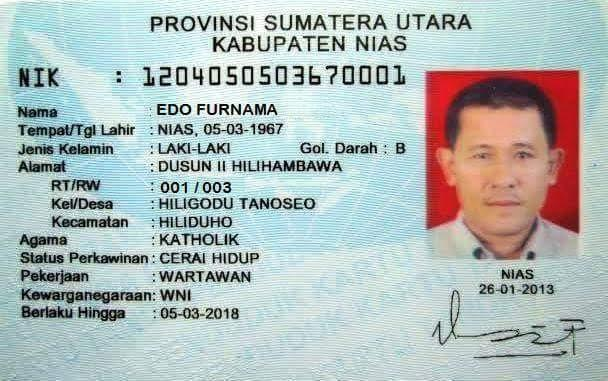
#> input picture KTP-OCR/ktpocr/dataset/ktp5.png, 608 x 381 px
$ python ocr.py
#> lines starting #> are read from the running program, lines starting #| are printed output that depends on the picture
#LEGACY VERSION

import cv2
import numpy as np
import pytesseract
import matplotlib.pyplot as plt
from PIL import Image

## (1) Read
img = cv2.imread("ktpocr/dataset/ktp5.png")
#> img is the input picture: shape (381, 608, 3); mean B, G, R 185.7, 187.1, 176.6
gray = cv2.cvtColor(img, cv2.COLOR_BGR2GRAY)
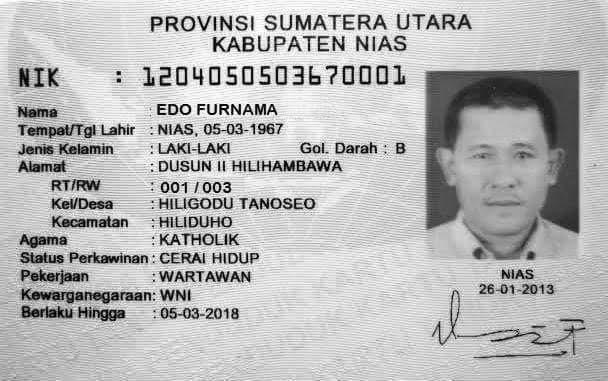
#> gray: shape (381, 608); min 0, max 255, mean 183.8

## (2) Threshold
th, threshed = cv2.threshold(gray, 127, 255, cv2.THRESH_TRUNC)
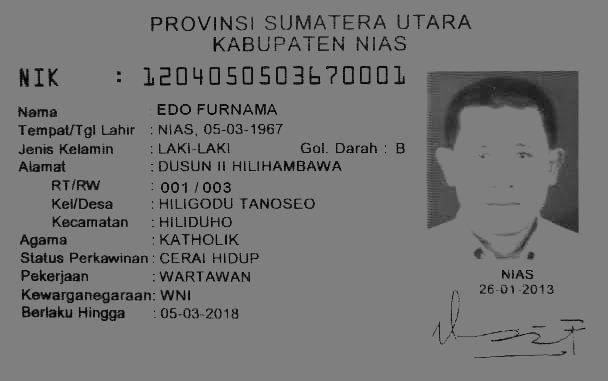
#> threshed: shape (381, 608); min 0, max 127, mean 117.8

## (3) Detect
pytesseract.pytesseract.tesseract_cmd = r"C:\Program Files\Tesseract-OCR\tesseract.exe"
custom_config = r'--oem 1 --psm 6'
#> (the run stopped early here; a loop or call above may not have finished)

$ run again, with KTP-OCR/ktpocr/dataset/ktp1.png copied over KTP-OCR/ktpocr/dataset/ktp5.png
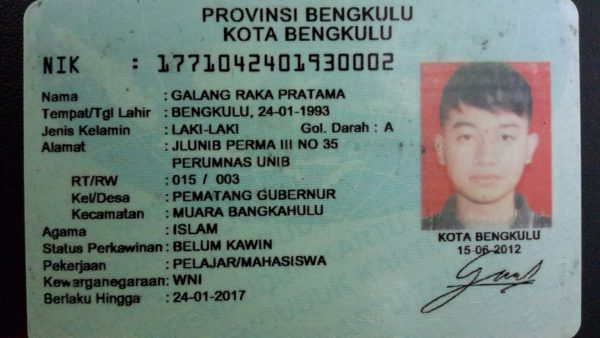
#> input picture KTP-OCR/ktpocr/dataset/ktp1.png, 600 x 338 px
#> img is the input picture: shape (338, 600, 3); mean B, G, R 119.3, 125.2, 109.7
#> `gray = cv2.cvtColor(img, cv2.COLOR_BGR2GRAY)`:
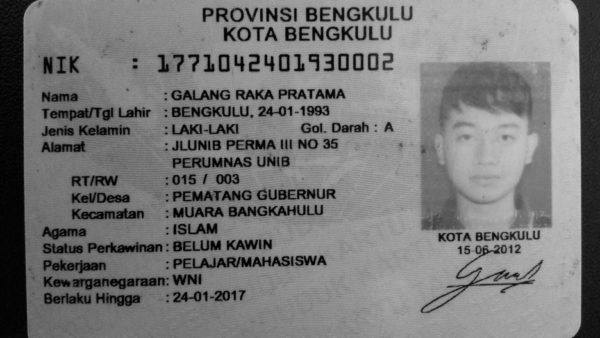
#> gray: shape (338, 600); min 0, max 215, mean 119.9
#> `th, threshed = cv2.threshold(gray, 127, 255, cv2.THRESH_TRUNC)`:
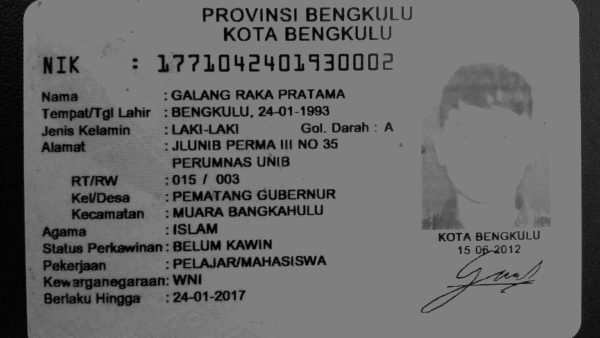
#> threshed: shape (338, 600); min 0, max 127, mean 105.8

$ run again, with KTP-OCR/ktpocr/dataset/ktp2.png copied over KTP-OCR/ktpocr/dataset/ktp5.png
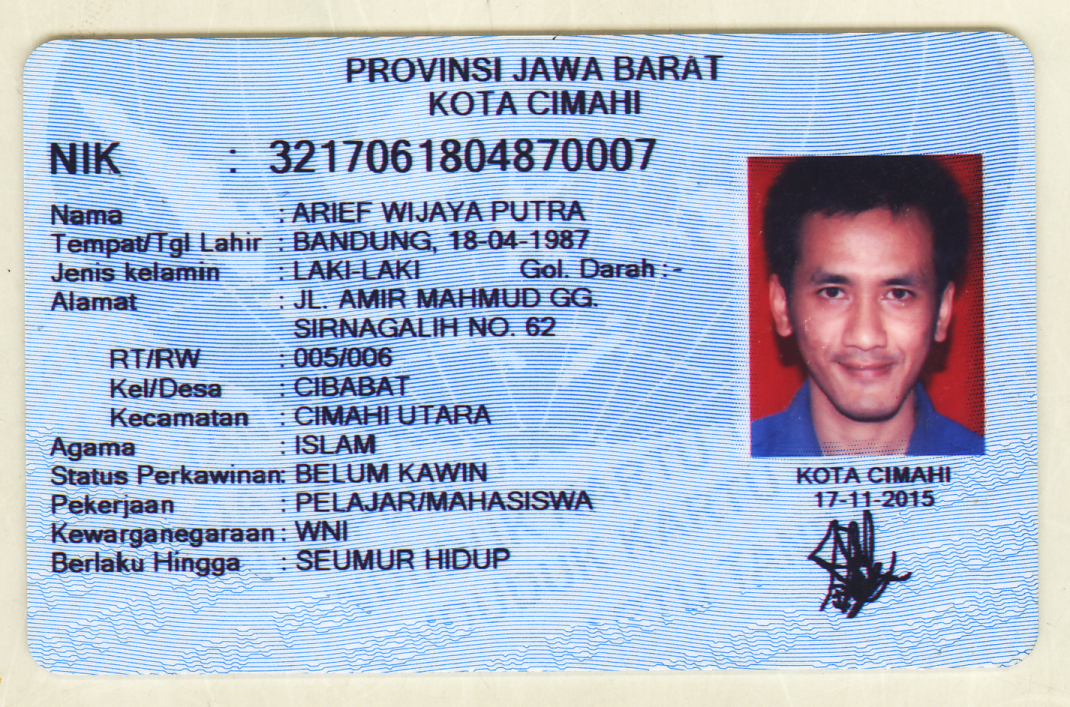
#> input picture KTP-OCR/ktpocr/dataset/ktp2.png, 1070 x 707 px
#> img is the input picture: shape (707, 1070, 3); mean B, G, R 211.2, 185.7, 171.3
#> `gray = cv2.cvtColor(img, cv2.COLOR_BGR2GRAY)`:
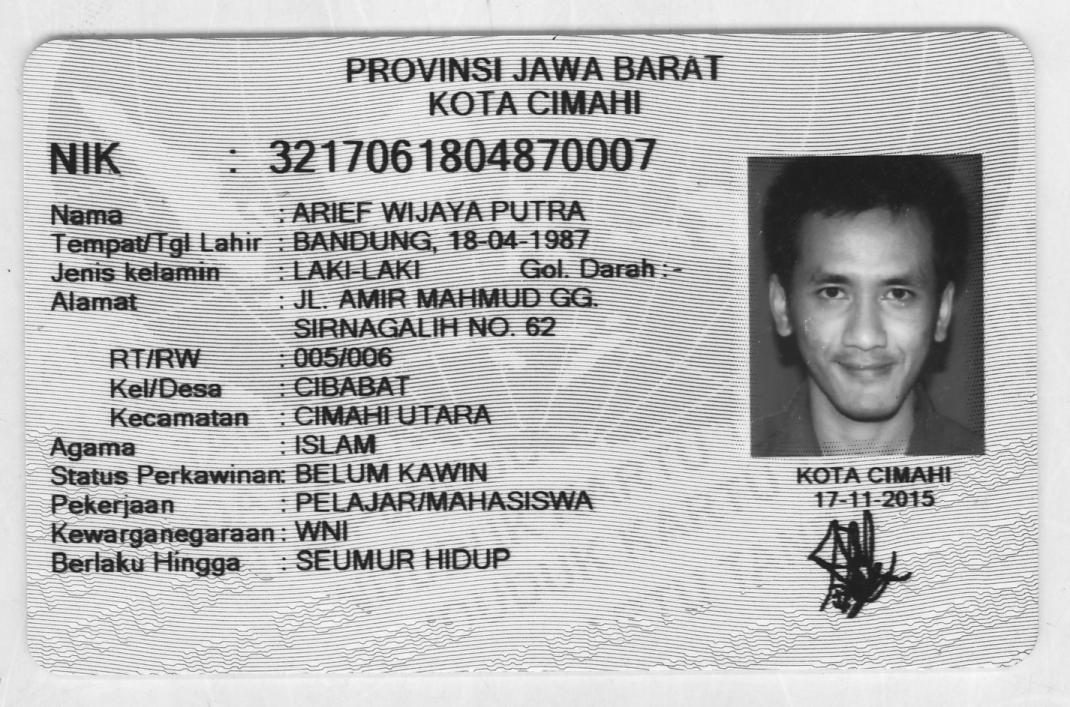
#> gray: shape (707, 1070); min 19, max 254, mean 184.3
#> `th, threshed = cv2.threshold(gray, 127, 255, cv2.THRESH_TRUNC)`:
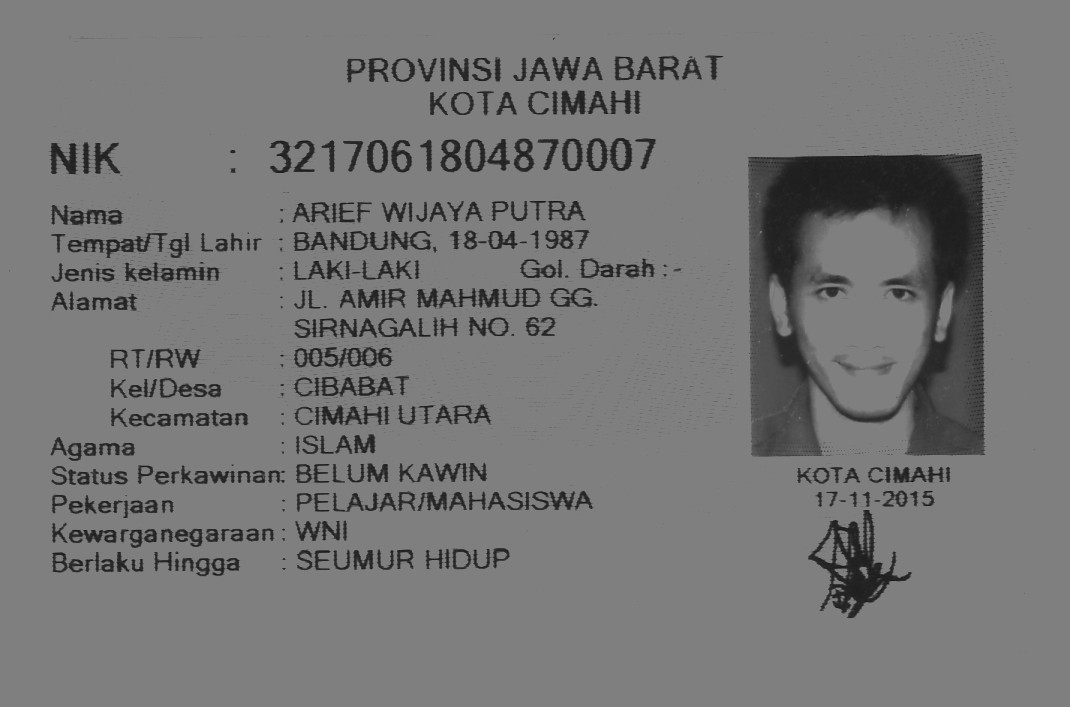
#> threshed: shape (707, 1070); min 19, max 127, mean 117.3

$ run again, with KTP-OCR/ktpocr/dataset/ktp3.png copied over KTP-OCR/ktpocr/dataset/ktp5.png
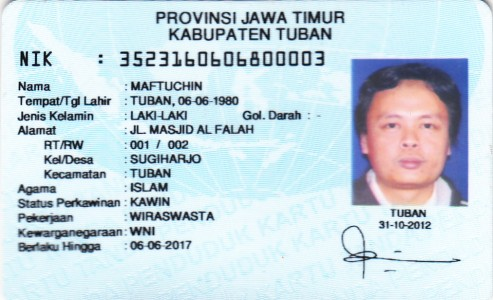
#> input picture KTP-OCR/ktpocr/dataset/ktp3.png, 493 x 300 px
#> img is the input picture: shape (300, 493, 3); mean B, G, R 223.9, 215.9, 199.3
#> `gray = cv2.cvtColor(img, cv2.COLOR_BGR2GRAY)`:
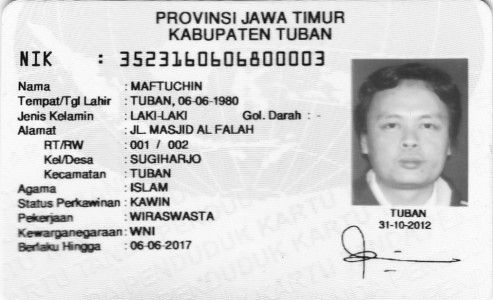
#> gray: shape (300, 493); min 10, max 254, mean 211.9
#> `th, threshed = cv2.threshold(gray, 127, 255, cv2.THRESH_TRUNC)`:
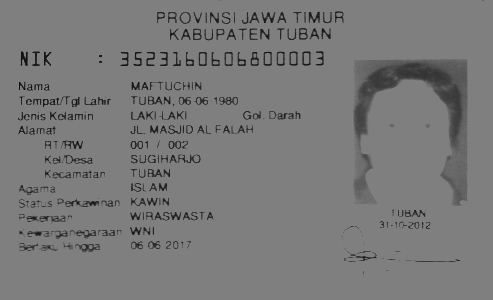
#> threshed: shape (300, 493); min 10, max 127, mean 121.3
